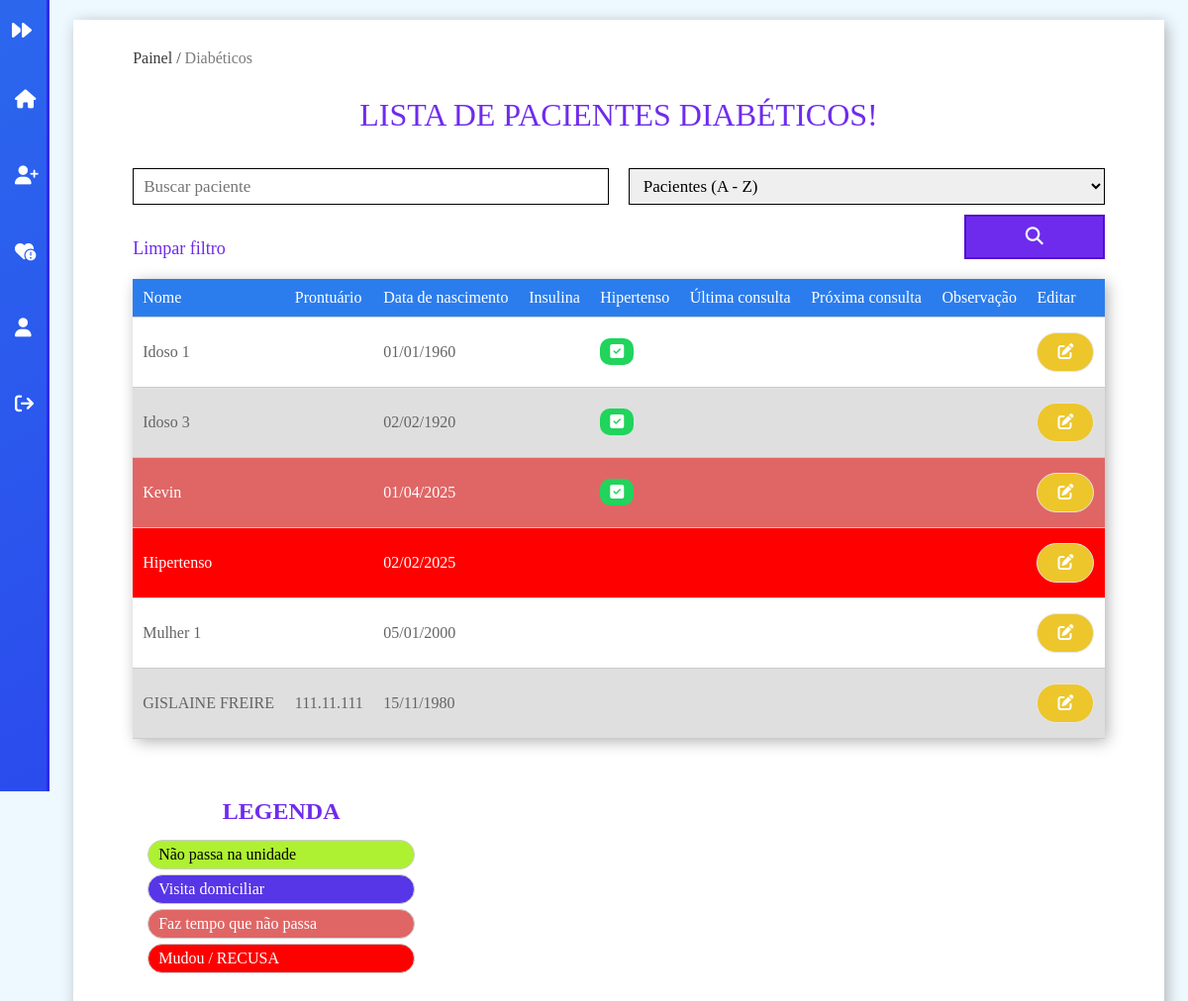
The app's page /diabeticos (signed in), older data.
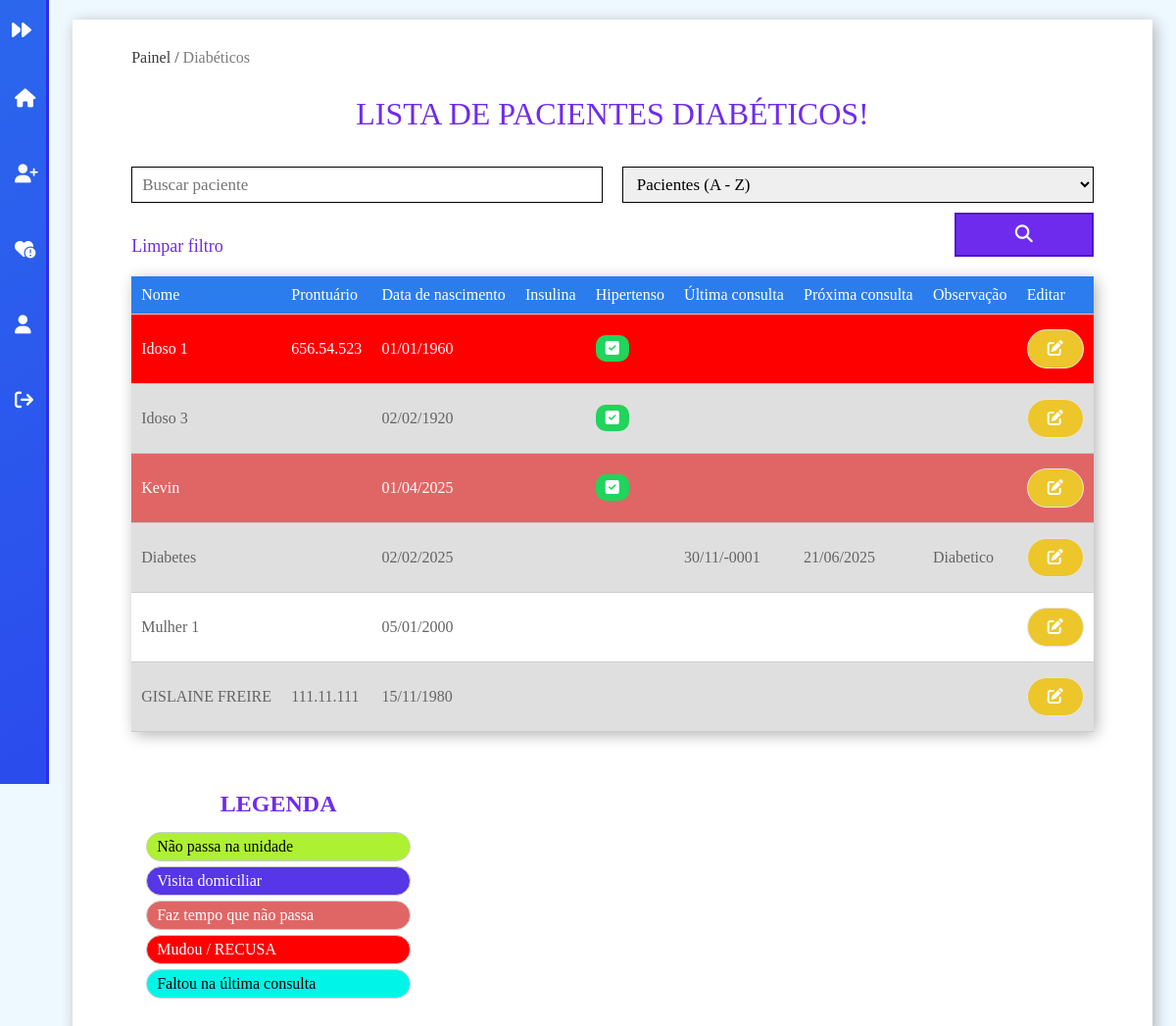
The same page, newer data.
### tables this page shows
CREATE TABLE `paciente` (
  `id` int(11) NOT NULL,
  `agente_id` int(11) DEFAULT NULL,
  `nome` varchar(255) NOT NULL,
  `prontuario` varchar(10) NOT NULL,
  `cpf` varchar(14) NOT NULL,
  `nascimento` date NOT NULL,
  `telefone` varchar(20) DEFAULT NULL,
  `sexo` varchar(9) NOT NULL,
  `comorbidade` text DEFAULT NULL,
  `legenda_id` int(11) DEFAULT NULL,
  `vacina_dengue` tinyint(1) DEFAULT 0,
  `vacina_febre_amarela` tinyint(1) DEFAULT 0,
  `insulina` tinyint(1) DEFAULT 0,
  `gestante` tinyint(1) DEFAULT 0,
  `conduta` varchar(255) DEFAULT NULL,
  `ppn` date DEFAULT NULL,
  `observacao` text DEFAULT NULL,
  `ativo` tinyint(1) DEFAULT 1
);

CREATE TABLE `legenda` (
  `id` int(11) NOT NULL,
  `descricao` varchar(255) NOT NULL,
  `ativo` tinyint(1) NOT NULL
);

CREATE TABLE `consulta` (
  `id` int(11) NOT NULL,
  `paciente_id` int(11) DEFAULT NULL,
  `ult_consulta` date NOT NULL,
  `prox_consulta` date NOT NULL,
  `ativo` tinyint(1) DEFAULT 1
);

### Classes/Views/MainView.php (called while the page is built, shortened)
<?php
	class MainView{
		public static function render($filename){
			include('pages/'.$filename.'.php');
		}
	}
?>

### Classes/Controllers/DiabeticosController.php (called while the page is built, shortened)
<?php
	class DiabeticosController{
		function index(){
			\Classes\Models\PainelModel::checkLogin('diabeticos');
		}
	}
?>

### Classes/Application.php (called while the page is built, shortened)
<?php
	class Application{
		private $controller;
		private function setApp(){
			$url = explode('/',@$_GET['url']);
			if($url[0] == '')
				$carregarNome= 'Painel';
			else
				$carregarNome= ucfirst(strtolower($url[0]));
			$carregarNome.='Controller';
			if (file_exists('Classes/Controllers/'.$carregarNome.'.php')) {
				$this->controller = new $carregarClasse();
			}else{
				include('Views/pages/404.php');
				die();
			}
		}
		public function run(){
	        $this->controller->index();
	    }
	}
?>

### index.php (called while the page is built, shortened)
<?php
	$app = new \Classes\Application();
	$app->run();
?>

### Classes/MySql.php (called while the page is built, shortened)
<?php
	class MySql{
		private static $pdo;
		public static function conectar(){
			if(self::$pdo == null){
				try{
					self::$pdo = new \PDO('mysql:host='.HOST.';dbname='.DATABASE,USUARIO,SENHA,array(\PDO::MYSQL_ATTR_INIT_COMMAND => "SET NAMES utf8"));
					self::$pdo->setAttribute(\PDO::ATTR_ERRMODE,\PDO::ERRMODE_EXCEPTION);
				}catch(\PDOException $e){
					die('<h2>Erro ao conectar</h2><p>Tente novamente mais tarde.</p>');
				}
			}
			return self::$pdo;
		}
	}
?>

### Classes/Models/UtilsModel.php (called while the page is built, shortened)
<?php
    class UtilsModel{
		public static function selecionar($tabela,$campo = '1',$valor = '1'){
			$sql = \Classes\MySql::conectar()->prepare("SELECT * FROM `$tabela` WHERE `ativo`= '1' AND $campo = ?");
			$sql->execute(array($valor));
			return $sql->fetch();
		}
		public static function selecionarTudo($tabela,$campo = '1',$valor = '1',$coluna = 'id',$ordem = 'ASC'){
			$sql = \Classes\MySql::conectar()->prepare("SELECT * FROM `$tabela` WHERE `ativo` = '1' AND $campo = ? ORDER BY $coluna $ordem");
			$sql->execute(array($valor));
			return $sql->fetchAll();
		}
    }
?>

### Classes/Views/pages/diabeticos.php (the view, shortened to what this page needs)
<?php
  $css = ['painel'];
  include("header.php");
  $menuSelected = 'diabeticos';
?>
<div id="painel">
  <?php include(BASE_DIR_PAINEL.'pages/sidebar.php');?>
  <main id="painel-content">
    <div class="container">
      <div class="content">
        <div class="mapa-site">
          <a href="<?php echo INCLUDE_PATH;?>">Painel / </a> <span>Diabéticos</span>
        </div>
      <h1>Lista de pacientes diabéticos!</h1>
      <div class="head">
        <div class="busca w100">
          <?php
            $tabela = 'paciente';
            $ordem = 'nome';
            if (isset($_POST['acao'])) {
                $busca = $_POST['busca'];
                $paciente = Classes\Models\UtilsModel::busca($tabela, 'nome', $busca, $ordem);
            } else {
                $paciente = Classes\Models\UtilsModel::selecionarTudo($tabela);
            }
            $diabeticos = array_filter($paciente, function($paciente) {
                $comorbidade = explode(',', $paciente['comorbidade']);
                return in_array('1', $comorbidade);
            });
          ?>
          <form class="w100" method="post">
            <input class="w50" type="text" id="busca" name="busca" placeholder="Buscar paciente" value="<?php echo (isset($_POST['busca'])) ? $_POST['busca'] : ''; ?>">
            <select class="w50" name="ordem" placeholder="Ordenar">
              <option <?php if($ordem == 'paciente') echo "selected";?> value="nome">Pacientes (A - Z)</option>
            </select>
            <div class="btn-busca">
              <a class="limpar-filtro" href="<?php echo INCLUDE_PATH;?>puericultura">Limpar filtro</a>
              <button class="btn-input" name="acao"><i class="fa-solid fa-magnifying-glass"></i></button>
            </div>
          </form>
        </div>
      </div>
      <?php
        if (empty($diabeticos)) {
            echo '<h3>Nenhum paciente diabético cadastrado</h3>';
        }else{
      ?>
      <div class="overflow">
          <table>
              <tr>
                  <th>Nome</th>
                  <th>Prontuário</th>
                  <th>Data de nascimento</th>
                  <th>Insulina</th>
                  <th>Hipertenso</th>
                  <th>Última consulta</th>
                  <th>Próxima consulta</th>
                  <th>Observação</th>
                  <th>Editar</th>
              </tr>
          <?php
              foreach ($diabeticos as $key => $value) {
                $comorbidade = explode(',', $value['comorbidade']);
                $hipertenso = (in_array('2', $comorbidade)) ? true : false;
                $legenda = \Classes\Models\UtilsModel::selecionar('paciente', 'id', $value['id'])['legenda_id'];
                $consultas = \Classes\Models\UtilsModel::selecionar('consulta', 'paciente_id', $value['id']);
                if(!empty($consultas)){
                    $ult_consulta = date('d/m/Y', strtotime($consultas['ult_consulta']));
                    $prox_consulta = date('d/m/Y', strtotime($consultas['prox_consulta']));
                }else{
                    $ult_consulta = '';
                    $prox_consulta = '';
                }
                $obs = explode('||', $value['observacao'])[4];
            ?>
                <tr class="linha-<?php echo $legenda?>">
                  <td><?php echo ucfirst($value['nome']);?></td>
                  <td><?php echo $value['prontuario'];?></td>
                  <td><?php echo date('d/m/Y', strtotime($value['nascimento']));?></td>
                  <td><?php echo (!empty($value['insulina']) ? '<span class="ativo"><i class="fa-solid fa-square-check"></i></span>' : '')?></td>
                  <td><?php echo (!empty($hipertenso) ? '<span class="ativo"><i class="fa-solid fa-square-check"></i></span>' : '')?></td>
                  <td><?php echo $ult_consulta;?></td>
                  <td><?php echo $prox_consulta;?></td>
                  <td><?php echo $obs;?></td>
                  <td><a class="btn editar" href="<?php echo INCLUDE_PATH;?>editar_diabete?id=<?php echo $value['id'];?>"><i class="fa-solid fa-pen-to-square"></i></a></td>
                </tr>
              <?php }?>
          </table>
      </div>
      <?php }?>
      <div class="legenda">
          <h2>Legenda</h2>
          <?php
            $legenda = \Classes\Models\UtilsModel::selecionarTudo('legenda');
            foreach ($legenda as $key => $value) {
          ?>
            <div class="legenda-item linha-<?php echo $value['id']?>">
              <span class="descricao"><?php echo $value['descricao'];?></span>
            </div>
          <?php }?>
        </div>
      </div>
    </div>
  </main>
</div>
<?php
    include("footer.php");
?>

### Classes/Models/PainelModel.php (shortened to what this page needs)
<?php
	class PainelModel{
		public static function checkLogin($page){
			if(isset($_SESSION['login']))
				\Classes\Views\MainView::render($page);
			else
				\Classes\Models\UtilsModel::redirecionar(INCLUDE_PATH.'login');
		}
	}
?>

### Classes/Views/pages/header.php (shortened to what this page needs)
<!DOCTYPE html>
<html lang="pt-BR">
<head>
    <link rel="stylesheet" href="<?php echo INCLUDE_PATH_STATIC?>css/style.css">
    <?php foreach ($css as $key => $value) { ?>
    <link rel="stylesheet" href="<?php echo INCLUDE_PATH_STATIC?>css/<?php echo $value?>.css">
	<?php } ?>
</head>
<body>

### Classes/Views/pages/sidebar.php (shortened to what this page needs)
<div class="sidebar">
    <div class="menu-icon"><span><i class="fa-solid fa-forward"></i></span></div>
    <div class="side-content">
      <a title="Inicio" class="<?php echo ($menuSelected == 'inicio') ? 'selected' : ''; ?>" href="<?php echo INCLUDE_PATH?>"><i class="fa-solid fa-house"></i> <span>Inicio</span></a>
      <a title="Pacientes" class="<?php echo ($menuSelected == 'cadastrar_pacientes') ? 'selected' : ''; ?>" href="<?php echo INCLUDE_PATH?>cadastrar_paciente"><i class="fa-solid fa-user-plus"></i> <span>Cadastrar pacientes</span></a>
      <a title="Remédio" class="<?php echo ($menuSelected == 'comorbidades') ? 'selected' : ''; ?>" href="<?php echo INCLUDE_PATH?>comorbidades"><i class="fa-solid fa-heart-circle-exclamation"></i></i><span>Comorbidades</span></a>
      <a title="Editar perfil" class="<?php echo ($menuSelected == 'perfil') ? 'selected' : ''; ?>" href="<?php echo INCLUDE_PATH?>editar_perfil"><i class="fa-solid fa-user"></i><span>Editar perfil</span></a>
      <p title="Sair" url="<?php echo INCLUDE_PATH?>?sair" btn="Sair" class="btn-logout confirmar-acao"><i class="fa-solid fa-arrow-right-from-bracket"></i><span>Sair</span></p>
    </div>
</div>

### Classes/Views/pages/footer.php (shortened to what this page needs)
</body>
</html>

### Classes/Views/css/style.css (style rules this page uses)
* { padding: 0; margin: 0; box-sizing: border-box; font-family: verdana; text-decoration: none; }
:root { --color-1: #2aceec; --color-1-hover: #12AFCB; --color-2: #6F2BED; --color-2-hover: #5212CB; --color-3: #2B7DED; --color-3-hover: #125FCB; --color-white: #F0FCFE; --color-black: #032025; --color-error: #ED2B2B; --color-error-hover: #B81111; --color-sucesso: #2BED64; --color-sucesso-hover: #10B843; --color-warning: #EDC62C; --color-warning-hover: #CBA612; }
html,body { height: 100%; background-color: #EDF8FF; }
.container { margin: 0 auto; padding: 0 2%; width: 100%; max-width: 1500px; background: white; }
.content { margin: 0 auto; padding: 0 2%; width: 100%; max-width: 1024px; }
.w50 { width: 49% !important; }
.w100 { width: 100% !important; }
.btn-input { margin-top: 15px; font-size: 18px; color: var(--color-white); background-color: var(--color-2); padding: 10px 30px; cursor: pointer; transition: 0.3s; border: 2px solid var(--color-2-hover); }

### Classes/Views/css/painel.css (style rules this page uses)
:root { --nao-passa: #aef132; --visita-domiciliar: #5636e6; --faz-tempo: #E06666; --mudou-recusa: #FF0000; --faltou-ultima: #00f5e9; }
main { padding: 0 2%; }
main .container { margin-top: 20px; padding: 30px 2%; min-width: 250px; }
.sidebar { position:fixed; left: -250px; width: 300px; min-height: 100vh; background-image: linear-gradient(150deg,#2B6CED,#2B4BED); padding: 20px 0px; border-right: 3px solid #2C2BED; z-index: 999; overflow-x: hidden; overflow-y: auto; }
.menu-icon { text-align: right; padding-right: 5px; }
.menu-icon span { cursor: pointer; font-size: 20px; color: white; padding: 10px }
.side-content { padding-left: 20px; }
.side-content a, .side-content > p { display: block; color: white; margin-top: 35px; padding: 10px 15px; padding-left: 45px; font-size: 19px; transition: 0.3s; border-radius: 30px 0 0 30px; position:relative; cursor: pointer; }
.side-content i { position: absolute; left: 245px; top: 13px }
#painel-content { position:absolute; left: 50px; width: calc(100% - 50px); }
#painel-content .container { box-shadow: 3px 3px 15px -1px #ACACAC; }
.mapa-site { text-transform:capitalize; color: #7b7b7b; }
.mapa-site a { color: #646464; }
.mapa-site a { color: #3b3b3b; }
#painel-content h1 { text-align: center; padding: 30px 0; color: var(--color-2); text-transform: uppercase; font-weight: normal; }
.head { display: flex; flex-wrap: wrap; align-items: end; justify-content: space-between; }
.busca form { display: flex; justify-content: space-between; }
.btn-busca { width: 100%; display: flex; justify-content: space-between; align-items: end; }
.busca .limpar-filtro { color: var(--color-2); font-size: 18px; transition: 0.3s; }
.busca button { padding: 10px 60px; margin-top: 10px; }
form { display: flex; flex-wrap: wrap; justify-content: space-between; }
form input:not([type="submit"]) { outline: none; width: 100%; font-size: 17px; padding: 7px 0; padding-left: 10px; margin-top: 5px; border: 1px solid black; }
form input:not([type="submit"]), form textarea, form select { outline: none; width: 100%; font-size: 17px; padding: 7px 0; padding-left: 10px; margin-top: 5px; border: 1px solid black; }
.overflow { overflow-x: auto; margin-top: 20px; box-shadow: 3px 3px 15px -1px #ACACAC; }
table { width: 100%; border-collapse: collapse; }
table th { background-color: var(--color-3); color: white; padding: 10px 10px; font-weight: normal; text-align: left; }
table tr { border-bottom: 1px solid #ccc; color: #646464; transition: 0.3s; }
table tr:nth-of-type(odd) { background: #dfdfdf; }
.linha-1 { background: var(--nao-passa) !important; }
.linha-2 { background: var(--visita-domiciliar) !important; color: #fff; }
.linha-3 { background: var(--faz-tempo) !important; color: #fff; }
.linha-4 { background: var(--mudou-recusa) !important; color: #fff; }
.linha-5 { background: var(--faltou-ultima) !important; }
table td { padding: 15px 10px; }
table td span.ativo { background: #20d45c; color: white; padding: 5px 10px; border-radius: 10px; }
table .btn { color: white; padding: 10px 20px; transition: 0.3s; display: inline-block; border-radius: 30px; border: 1px solid #e6e6e6; }
table .editar { background: var(--color-warning) }

Row changes from the older to the newer data that the page shows:
changed paciente "Idoso 1": legenda_id empty → 4 (drawn); prontuario (not shown) → "656.54.523"
changed paciente: legenda_id 4 → 0 (drawn); nome "Hipertenso" → "Diabetes"; consulta.ult_consulta (not shown) → "30/11/-0001"; consulta.prox_consulta (not shown) → "21/06/2025"; observacao (not shown) → "Diabetico"
added legenda: descricao "Faltou na última consulta"
